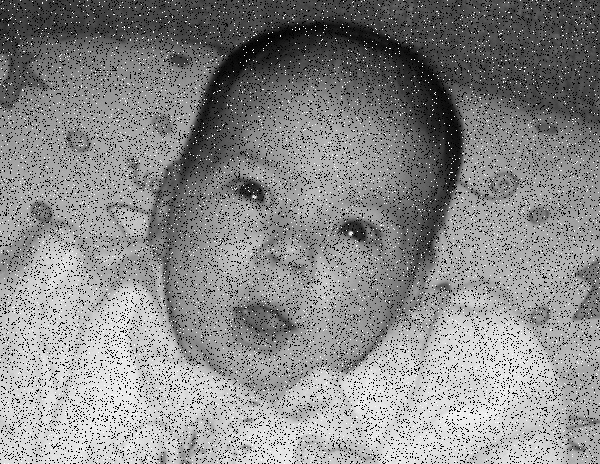
#> input picture assets/impulse.jpg, 600 x 464 px
$ jupyter execute noise_detection_and_reduction_pipeline.ipynb
#> lines starting #> are read from the running program, lines starting #| are printed output that depends on the picture
### modules/noise_type_detector.py
import cv2


class NoiseTypeDetector:
    """
    Implementation of the spike detection algorithm which is used to detect the type of noise in an image

    Attributes:
        input_image: a grayscale numpy array image
    """

    # values calculated using noise_detector_range_values.py script
    lower_gaussian = 96.04917198684099
    upper_gaussian = 326.5743861507359

    lower_impulse = 4039.43981828374
    upper_impulse = 8989.931753143906

    def __init__(self, input_image):
        self.input_image = input_image

    @staticmethod
    def sdt_algorithm(img):
        """
        Get the distance of the particular image

        Args:
            grayscale numpy array image

        Returns:
            Float value of the distance
        """
        histogram = cv2.calcHist([img], [0], None, [256], [0, 256])
        H = []
        for i in range(len(histogram)):
            H.append(histogram[i][0])

        D = []
        for i in range(len(H) - 1):
            D.append(H[i + 1] - H[i])

        NL1 = min(D)
        NL2 = max(D)

        distance = NL2 - NL1
        distance = (distance / (img.shape[0] * img.shape[1])) * 100000
        return distance

    def flag(self):
        """
        This method uses the distance calculated by SDT_algorithm() to flag the image as having gaussian noise or
        impulse noise or none.

        Args:
            self

        Returns:
            Int value for flags for gaussian and impulse noise. If image has gaussian noise then the output will be 1,0
        """
        gaussian_flag = 0
        impulse_flag = 0

        distance = NoiseTypeDetector.sdt_algorithm(self.input_image)

        if NoiseTypeDetector.lower_gaussian <= distance <= NoiseTypeDetector.upper_gaussian:
            gaussian_flag = 1
        elif NoiseTypeDetector.lower_impulse <= distance <= NoiseTypeDetector.upper_impulse:
            impulse_flag = 1
        else:
            pass

        return gaussian_flag, impulse_flag

### modules/noise_reduction_apply.py
import cv2
import math
import scipy.signal
import numpy as np
import statistics


class NoiseReductionApply:
    """
    This class has methods which can be applied to an image to reduce noise.

    Attributes:
        input_image: a grayscale numpy array image
    """

    def __init__(self, input_image):
        self.input_image = input_image

    # opencv gaussian blur
    # [110 lines left out: functions gaussian_blur, get_gaussian_noise_sd, paper_algo_gaussian_removal, not called in this run]

    def median_blur(self):
        """
        Applied OpenCV's median blur function with kernel size 3

        Args:
            self

        Returns:
            A numpy array with median blur applied
        """
        median_blur = cv2.medianBlur(self.input_image, 3)
        return median_blur

    # [13 lines left out: function thresholding, not called in this run]

### noise_detection_and_reduction_pipeline.ipynb
# Noise Detection and Reduction Pipeline

This jupyter notebook demos how to use the ```noise_type_detector.py``` and ```noise_reduction_apply.py``` modules.
Created by --> Veer Singh at Curl

This module has 2 parts. First the type of noise is detected and flagged as either Gaussian, Impulse or None. Then according to the type of a noise a filter is applied. In the case of Gaussian noise a new type of gaussian noise removal algorithm is applied which i implemented using the paper[1]. In the case of Impulse noise, a median filter is applied. In the case where nither of those noises are detected, no filter is applied.

[cell 1]
import cv2
from modules.noise_type_detector import NoiseTypeDetector
from modules.noise_reduction_apply import NoiseReductionApply
from IPython.display import Image
import os

Input parameter: Input image numpy array (grayscale)

Output: Image with noise removed (numpy array)

[cell 2]
# Input
input_image_path = 'assets/impulse.jpg'
input_image = cv2.imread(input_image_path, 0)
#> input_image is the input picture: shape (464, 600); min 0, max 255, mean 137.6

## Input Image

[cell 3]
# Show the image
Image(input_image_path)

[cell 4]
# Find type of noise and apply appropriate filter
gaussian_flag, impulse_flag = NoiseTypeDetector(input_image).flag()
#> in sdt_algorithm, `histogram = cv2.calcHist([img], [0], None, [256], [0, 256])`: histogram = 256 values, max 17584 at index 0, min 0 at index 244, mean 1087.5
#> after the loop in sdt_algorithm, `for i in range(len(histogram)):`: H has the same summary as histogram
#> after the loop in sdt_algorithm, `for i in range(len(H) - 1):`: D = 255 values, max 2566 at index 254, min -12722 at index 0, mean -55.09
#> in sdt_algorithm, `NL1 = min(D)`: NL1 = -12722
#> in sdt_algorithm, `NL2 = max(D)`: NL2 = 2566
#> in sdt_algorithm, `distance = NL2 - NL1`: distance = 15288
#> in sdt_algorithm, `distance = (distance / (img.shape[0] * img.shape[1])) * 100000`: distance = 5491.4
#> gaussian_flag = 0; impulse_flag = 1

if gaussian_flag == 1:
    print('Gaussian Noise Detected')
    output = NoiseReductionApply(input_image).paper_algo_gaussian_removal()
    print(gaussian_flag)
elif impulse_flag == 1:
    print('Impulse Noise Detected')
    output = NoiseReductionApply(input_image).median_blur()
#> in median_blur, `median_blur = cv2.medianBlur(self.input_image, 3)`:
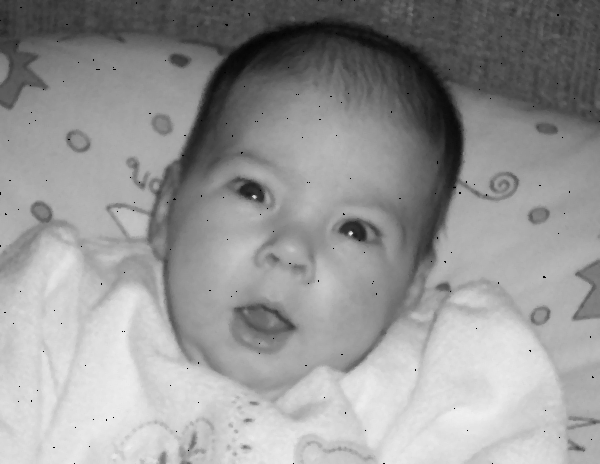
#> median_blur: shape (464, 600); min 0, max 240, mean 149.9
    print(impulse_flag)
#| 1
else:
    output = input_image
    print('No Noise Detected')

As we can see it flagged this images as having Impulse noise

[cell 5]
# Save the image
cv2.imwrite('output.png', output)
#> Out = True

## Output Image

[cell 6]
# Show the output
Image('Output.png')

[cell 7]
# Delete the Output.png file
os.remove('Output.png')

## References
[1] S. Indu and Chaveli Ramesh. A noise fading technique for images highly corrupted with impulse noise. In 2007 International Conference on Computing: Theory and Applications (ICCTA’07), pages 627–632, 2007.


$ run again, with assets/noise_red_test_img.jpg copied over assets/impulse.jpg
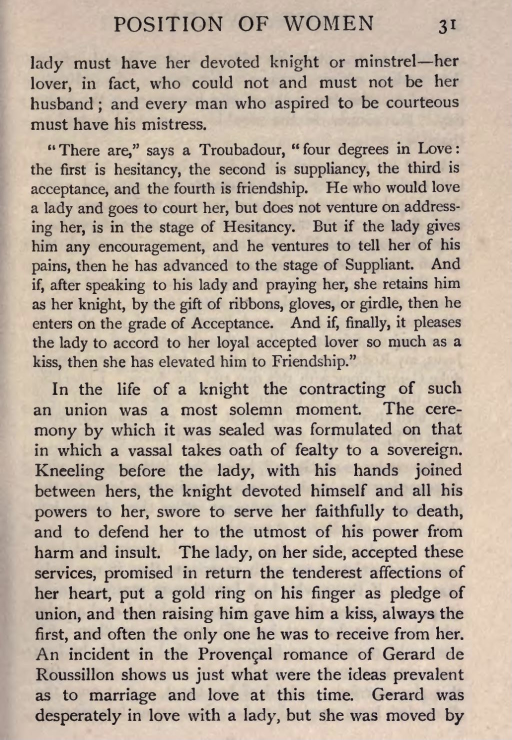
#> input picture assets/noise_red_test_img.jpg, 1023 x 1479 px (shown at 1/2 size)
#> `input_image = cv2.imread(input_image_path, 0)`:
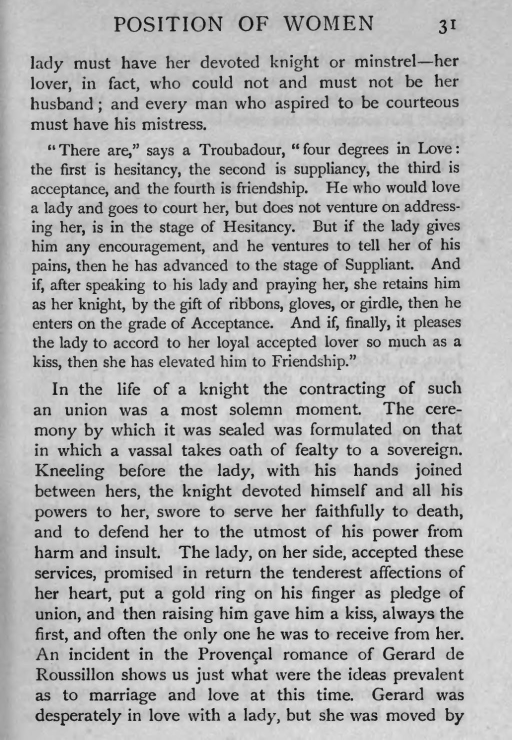
#> input_image: shape (1479, 1023) (shown at 1/2 size); min 0, max 239, mean 179
#> histogram = 256 values, max 52692 at index 198, min 0 at index 240, mean 5910.2
#> after the loop in sdt_algorithm, `for i in range(len(histogram)):`: H has the same summary as histogram
#> after the loop in sdt_algorithm, `for i in range(len(H) - 1):`: D = 255 values, max 4645 at index 193, min -5410 at index 213, mean -0.0118
#> NL1 = -5410
#> NL2 = 4645
#> in sdt_algorithm, `distance = NL2 - NL1`: distance = 10055
#> in sdt_algorithm, `distance = (distance / (img.shape[0] * img.shape[1])) * 100000`: distance = 664.6
#> gaussian_flag = 0
#> Out = True
